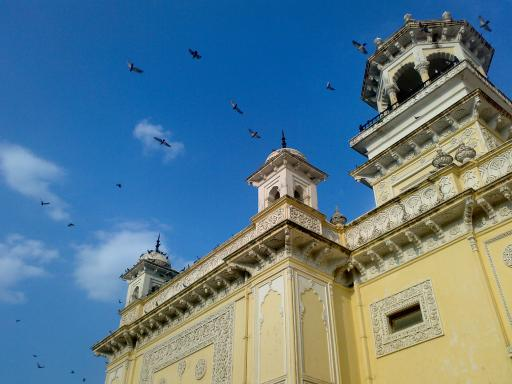
#> input picture ImageFromOpenCV/home.jpg, 512 x 384 px, found by its file name
$ python cv.py
#> lines starting #> are read from the running program, lines starting #| are printed output that depends on the picture; after the words box and inside, x2 and y2 are one past the last pixel; in counts of white or black regions, pixels touching at a corner belong together
import cv2

filename = "ImageFromOpenCV\home.jpg"

imgRGB  = cv2.imread(filename)
#> imgRGB is the input picture: shape (384, 512, 3); mean B, G, R 141.2, 123.9, 91.6
cv2.namedWindow('RGB', cv2.WINDOW_NORMAL)
cv2.imshow('RGB', imgRGB)

# RGb 2 Grayscale
imgGray = cv2.cvtColor(imgRGB, cv2.COLOR_BGR2GRAY)
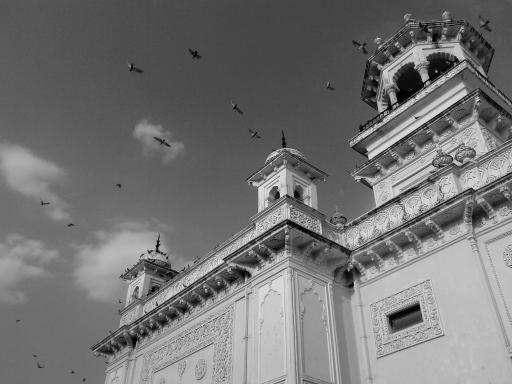
#> imgGray: shape (384, 512); min 0, max 252, mean 116.2
cv2.namedWindow('Gray', cv2.WINDOW_NORMAL)
cv2.imshow('Gray', imgGray)

# Grayscale 2 Binary
_, imgBin = cv2.threshold(imgGray, 127, 255, cv2.THRESH_BINARY)
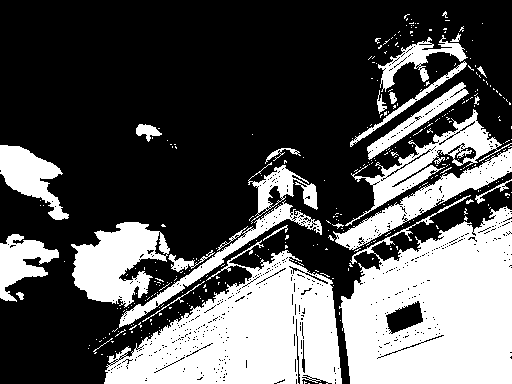
#> imgBin: shape (384, 512); 34.5% white; 342 white regions (315 under 20 px), largest, box (x1, y1, x2, y2) and area: (339, 195, 512, 384) 22838, (104, 240, 342, 384) 18663, (71, 222, 170, 308) 4941
cv2.namedWindow('Binary', cv2.WINDOW_NORMAL)
cv2.imshow('Binary', imgBin)

# RGB 2 HSV
imgHSV = cv2.cvtColor(imgRGB, cv2.COLOR_BGR2HSV)
#> imgHSV: shape (384, 512, 3); mean H, S, V 68.6, 145.7, 162.9
cv2.namedWindow('HSV', cv2.WINDOW_NORMAL)
cv2.imshow('HSV', imgHSV)

cv2.waitKey(0)
cv2.destroyAllWindows()

$ run again, with ImageFromOpenCV/fruits.jpg copied over ImageFromOpenCV/home.jpg
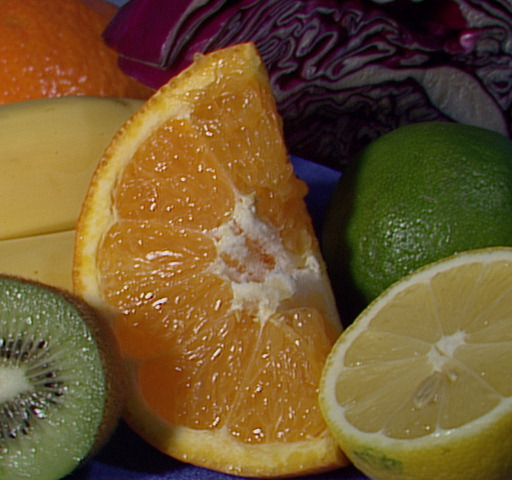
#> input picture ImageFromOpenCV/fruits.jpg, 512 x 480 px, found by its file name
#> imgRGB is the input picture: shape (480, 512, 3); mean B, G, R 46.2, 85.6, 110.8
#> `imgGray = cv2.cvtColor(imgRGB, cv2.COLOR_BGR2GRAY)`:
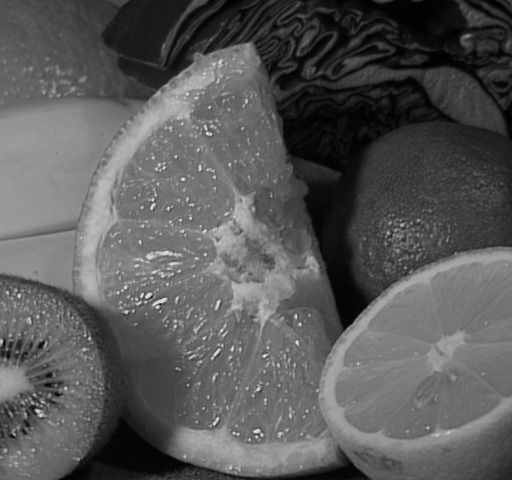
#> imgGray: shape (480, 512); min 0, max 238, mean 88.7
#> `_, imgBin = cv2.threshold(imgGray, 127, 255, cv2.THRESH_BINARY)`:
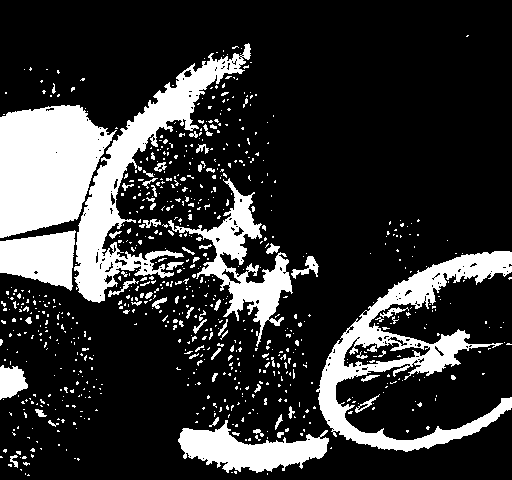
#> imgBin: shape (480, 512); 20.7% white; 772 white regions (701 under 20 px), largest, box (x1, y1, x2, y2) and area: (0, 105, 117, 238) 11075, (316, 251, 512, 452) 10496, (74, 43, 251, 303) 9553
#> imgHSV: shape (480, 512, 3); mean H, S, V 48.2, 159.9, 113.8

$ run again, with ImageFromOpenCV/left01.jpg copied over ImageFromOpenCV/home.jpg
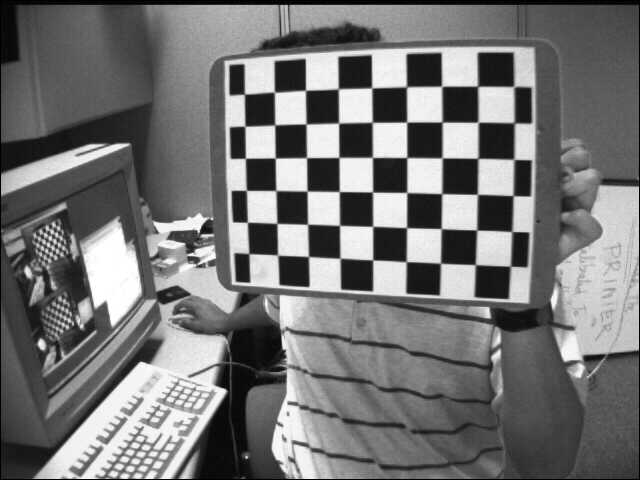
#> input picture ImageFromOpenCV/left01.jpg, 640 x 480 px, found by its file name
#> imgRGB is the input picture: shape (480, 640, 3); min 0, max 255, mean 116.6
#> `_, imgBin = cv2.threshold(imgGray, 127, 255, cv2.THRESH_BINARY)`:
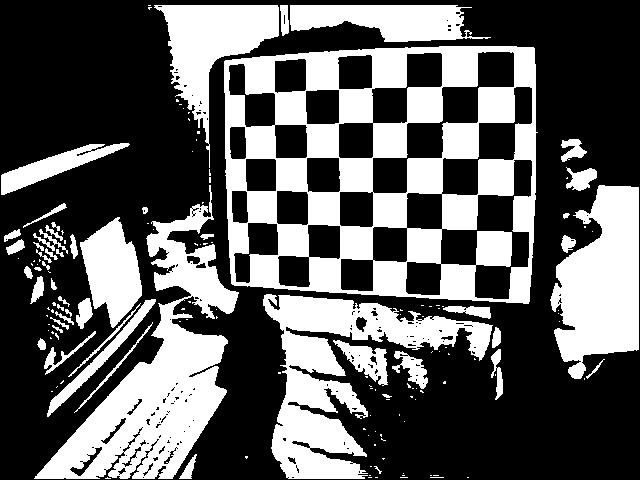
#> imgBin: shape (480, 640); 37.2% white; 154 white regions (103 under 20 px), largest, box (x1, y1, x2, y2) and area: (224, 46, 538, 304) 40560, (34, 185, 239, 479) 19648, (263, 294, 493, 479) 15143
#> imgHSV: shape (480, 640, 3); mean H, S, V 0, 0, 116.6
